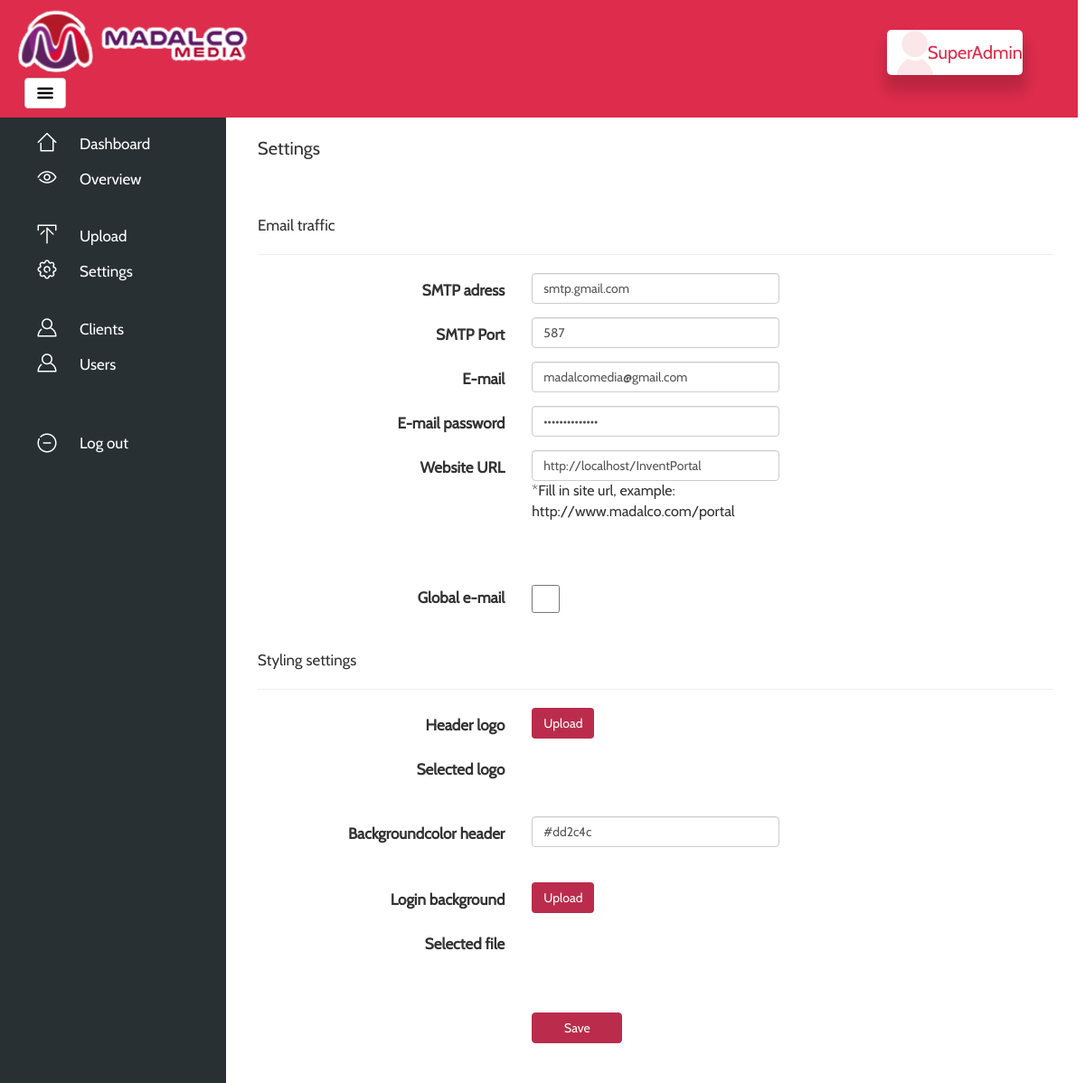
The app's page /?page=settings (signed in) with its own data.
### tables this page shows
CREATE TABLE `settings` (
  `id` int(11) NOT NULL,
  `SMTP` varchar(64) NOT NULL,
  `SMTPport` varchar(64) NOT NULL,
  `Email` varchar(64) NOT NULL,
  `Mailpass` varchar(64) NOT NULL,
  `Logo` varchar(100) NOT NULL,
  `Header` varchar(64) NOT NULL,
  `Host` varchar(64) NOT NULL,
  `globalmail` tinyint(1) NOT NULL,
  `contactmail` varchar(64) NOT NULL,
  `background` varchar(64) NOT NULL
);

CREATE TABLE `users` (
  `id` int(11) NOT NULL,
  `profimg` varchar(100) NOT NULL DEFAULT 'profile.png',
  `naam` varchar(60) NOT NULL,
  `email` varchar(60) NOT NULL,
  `altmail` varchar(60) NOT NULL,
  `paswoord` varchar(256) NOT NULL,
  `permgroup` int(11) NOT NULL DEFAULT '2',
  `bedrijfsnaam` varchar(64) NOT NULL,
  `adres` varchar(64) NOT NULL,
  `postcode` varchar(8) NOT NULL,
  `plaats` varchar(64) NOT NULL,
  `lang` varchar(4) NOT NULL DEFAULT 'nl',
  `active` tinyint(1) NOT NULL DEFAULT '1',
  `paswoordvergeten` varchar(256) NOT NULL,
  `passresetdate` datetime NOT NULL
);

### config/constants.php (called while the page is built, shortened)
<?php
$user = new UserController();
if(isset($_SESSION['usr_id'])) {
 $usr = $user->getUserById($_SESSION['usr_id']);
}
if($usr['lang']) {
 switch($usr['lang']) {
  case 'en':
   $language = 'en';
   break;
 }
}
else {
 include_once 'language/nl.php';
}

### app/Controller/UserController.php (called while the page is built, shortened)
<?php
class UserController
{
    private $model;
    public function __construct()
    {
        $this->model = new User();
    }
    public function getPermission($row, $perm)
    {
        return $this->model->getPermission($row, $perm);
    }
    public function getAdminSettings()
    {
        return $this->model->getAdminSettings();
    }
    public function getPermissionGroup($id)
    {
        return $this->model->getPermissionGroup($id);
    }
    public function getUserById($id)
    {
        return $this->model->getUserById($id);
    }
}

### app/Model/User.php (called while the page is built, shortened)
<?php
class User
{
    private $db;
    public function __construct()
    {
        $this->db = new DbUser();
    }
    public function getAdminSettings()
    {
        return $this->db->getAdminSettings();
    }
    public function getPermission($row, $perm)
    {
        return $this->db->getPermission($row, $perm);
    }
    public function getPermissionGroup($id)
    {
        return $this->db->getPermissionGroup($id);
    }
    public function getUserById($id)
    {
        return $this->db->getUserById($id);
    }
}

### app/Model/DbUser.php (called while the page is built, shortened)
<?php
class DbUser extends Database
{
    public function getAdminSettings()
    {
        $sql = "SELECT * FROM `settings` WHERE `id` = '0'";
        if ($result = $this->dbQuery($sql)) {
            return mysqli_fetch_assoc($result);
        }
        return false;
    }
    public function getPermission($row, $perm)
    {
        $sql = "SELECT * FROM `permissions` WHERE `permission` = '{$perm}'";
        $result = $this->dbQuery($sql);
        $value = mysqli_fetch_assoc($result);
        $sql1 = "SELECT * FROM `permgroup` WHERE `userperm` = '{$row}'";
        $result1 = $this->dbQuery($sql1);
        $value1 = mysqli_fetch_assoc($result1);
        $groupname = $value1['name'];
        if ($value) {
            return $value[$groupname];
        }
    }
    public function getPermissionGroup($id)
    {
        $sql = "SELECT `permgroup` FROM `users` WHERE `id` = '{$id}'";
        if ($result = $this->dbQuery($sql)) {
            return mysqli_fetch_assoc($result);
        }
    }
    public function getUserById($id)
    {
        $sql = "SELECT * FROM `users` WHERE `id` = '{$id}'";
        $result = $this->dbQuery($sql);
        $value = mysqli_fetch_assoc($result);
        if ($value) {
            return $value;
        }
    }
}

### app/Model/Database.php (called while the page is built, shortened)
<?php
class Database
{
    protected $connection = null;
    public function __construct()
    {
        $this->connection = mysqli_connect(DB_SERVER, DB_USER, DB_PASS, DB_NAME) or die("There was a problem connecting to the database");
    }
    public function dbQuery($query)
    {
        $this->query_result = $this->connection->query($query);
        return $this->query_result;
    }
}

### config/load.php (called while the page is built, shortened)
<?php
require '../config/constants.php';

### app/Model/permissions.php (called while the page is built, shortened)
<?php
$user = new UserController();
if (isset($_SESSION['usr_id'])) {
    $leid = $user->getPermissionGroup($_SESSION['usr_id']);
    $permgroup = $leid['permgroup'];
}

### app/view/settings.php (the view, shortened to what this page needs)
<div id="page-content-wrapper">
    <div class="container-fluid">
        <div class="row">
            <div class="col-lg-12">
                <p class="NameText"><?= TEXT_SETTINGS ?></p>
                <br>
                <br>
                <p class="ClientFormText"><?= TEXT_EMAIL_TRAFFIC ?></p>
                <hr size="1">
                <form method="post" enctype="multipart/form-data" class="form-horizontal" action="?page=settingsupload">
                    <div class="form-group">
                        <label class="col-md-4 control-label" for="textinput"><?= SMTP_ADRES ?></label>
                        <div class="col-md-4">
                            <input class="form-control input-md" id="textinput" maxlength="64" required type="text"
                                   name="smtp" size="50" value="<?= $admin['SMTP'] ?>">
                        </div>
                    </div>
                    <div class="form-group">
                        <label class="col-md-4 control-label" for="textinput"><?= SMTP_PORT ?></label>
                        <div class="col-md-4">
                            <input class="form-control input-md" id="textinput" maxlength="64" required type="text"
                                   name="smtpport" size="50" value="<?= $admin['SMTPport'] ?>">
                        </div>
                    </div>
                    <div class="form-group">
                        <label class="col-md-4 control-label" for="textinput"><?= TEXT_EMAIL ?></label>
                        <div class="col-md-4">
                            <input class="form-control input-md" id="textinput" maxlength="64" required type="text"
                                   name="email" size="50" value="<?= $admin['Email'] ?>">
                        </div>
                    </div>
                    <div class="form-group">
                        <label class="col-md-4 control-label" for="textinput"><?= TEXT_EMAIL_PASS ?></label>
                        <div class="col-md-4">
                            <input class="form-control input-md" id="textinput" maxlength="64" required type="password"
                                   name="emailpassword" size="50" value="<?= $admin['Mailpass'] ?>">
                        </div>
                    </div>
                    <div class="form-group">
                        <label class="col-md-4 control-label" for="textinput"><?= WEBSITE_HOST ?></label>
                        <div class="col-md-4">
                            <input class="form-control input-md" id="textinput" maxlength="64" required type="text"
                                   name="host" size="50" value="<?= $admin['Host'] ?>"
                                   placeholder="http://www.madalcomedia.com">
                            <span style="font-size:16px;">*<?= TEXT_WEBSITE_URL ?></span>
                        </div>
                    </div>
                    <br />
                    <br />
                    <div class="form-group">
                        <label class="col-md-4 control-label" for="textinput"><?= TEXT_GLOBAL_MAIL ?></label>
                        <div class="col-md-4">
                            <input type="checkbox" name="checker" style="width: 31px; height: 33px; float: left;" id="isGlobalMail" onclick="checkStatus()" <?php if($admin['globalmail']){ echo 'checked'; } ?>>
                        </div>
                    </div>
                    <br>
                    <p class="ClientFormText"><?= TEXT_STYLE_SETTINGS ?></p>
                    <hr size="1">
                    <div class="form-group">
                        <label class="col-md-4 control-label" for="textinput"><?= TEXT_HEADER_LOGO ?></label>
                        <div class="col-md-4">
                            <label for="file-upload" class="custom-file-upload">
                                <i class="fa fa-cloud-upload"></i> <?= BUTTON_UPLOAD ?>
                            </label>
                        </div>
                    </div>
                    <div class="form-group">
                        <label class="col-md-4 control-label" for="textinput"><?= TEXT_SELECTED_LOGO ?></label>
                        <div class="col-md-4">
                            <output id="list"></output>
                        </div>
                    </div>
                    <br />
                    <div class="form-group">
                        <label class="col-md-4 control-label" for="textinput"><?= TEXT_BACKGROUND_COLOR_HEADER ?></label>
                        <div class="col-md-4">
                            <input class="form-control input-md" id="textinput" maxlength="64" required type="text"
                                   name="headerkleur" size="50" value="<?= $admin['Header'] ?>"
                                   placeholder="#dd2c4c/rgb(..,..,..)">
                        </div>
                    </div>
                    <br />
                    <div class="form-group">
                        <label class="col-md-4 control-label" for="textinput"><?= TEXT_LOGIN_BACKGROUND ?></label>
                        <div class="col-md-4">
                            <label for="file-upload1" class="custom-file-upload">
                                <i class="fa fa-cloud-upload"></i> <?= BUTTON_UPLOAD ?>
                            </label>
                        </div>
                    </div>
                    <div class="form-group">
                        <label class="col-md-4 control-label" for="textinput"><?= TEXT_SELECTED_FILE ?></label>
                        <div class="col-md-4">
                            <output id="list1"></output>
                        </div>
                    </div>
                    <br />
                    <br />
                    <div class="form-group">
                        <label class="col-md-4 control-label" for="textinput"></label>
                        <div class="col-md-4">
                            <input class="btn btn-primary btn-success" name="submit"
                                   style="max-width: 100px; background-color: #bb2c4c; border: 1px solid #bb2c4c"
                                   type="submit" value="<?= BUTTON_SAVE ?>">
                        </div>
                    </div>
                </form>
            </div>
        </div>
    </div>
</div>

### app/view/header.php (shortened to what this page needs)
<?php
require_once DIR_MODEL . 'permissions.php';
if (isset($_SESSION['usr_id'])) {
    $myuser = $user->getUserById($_SESSION['usr_id']);
    $myuser = $myuser['naam'];
} else if (isset($user)) {
    $thisuser = $user->getUserById($session->getUserId());
    $myuser = $thisuser['naam'];
} else {
    echo 'User';
}
$settings = new UserController();
$admin = $settings->getAdminSettings();
if (isset($_SESSION['accorduserid']) && !isset($_SESSION['usr_id'])) {
    $userinfo = $user->getUserById($_SESSION['accorduserid']);
    $imgsrc = 'icons/profile.png';
} else {
    $userinfo = $user->getUserById($_SESSION['usr_id']);
    if ($userinfo['profimg'] !== null) {
        $imgsrc = DIR_IMG . $userinfo['profimg'];
    } else {
        $imgsrc = '../icons/profile.png';
    }
}
?>
    <html lang="<?= $language ?>">
    <head>
        <link href="css/bootstrap.min.css" rel="stylesheet">
        <link href="css/select2.min.css" rel="stylesheet"/>
        <link href="css/styles.css" rel="stylesheet">
        <link rel="stylesheet" type="text/css" href="css/dropzone.css" />
        <link rel="stylesheet" href="css/jquery-ui.css">
        <link rel="stylesheet" href="css/jquery.dataTables.min.css">
    </head>
<body>
    <div id="header" style="background: <?= $admin['Header']; ?>">
        <div id="MenuSide">
            <img src="<?= DIR_PUBLIC . $admin['Logo'] ?>" style="width:auto;height:75%;"/>
        </div>
        <div id="MenuButton">
            <a href="#menu-toggle" class="btn btn-default" id="menu-toggle"><img src="icons/menu-alt-20.png"></a>
        </div>
    </div>
    <div id="NameSide">
        <a style="text-decoration: none;" href="?page=profile">
            <div id="UserBlock" style="text-decoration: none;">
                <div id="UserBlockImage" style="background-image: url('<?= $imgsrc ?>');"></div>
                <div id="LoggedInAs"><?= $myuser ?></div>
            </div>
        </a>
    </div>
<div id="wrapper">
    <div id="sidebar-wrapper">
        <ul class="sidebar-nav">
            <li class="nav-button-home">
                <a href="?page=dashboard"><?= TEXT_HOME ?></a>
            </li>
            <li class="nav-button-all">
                <a href="?page=overview"><?= TEXT_OVERVIEW ?></a>
            </li>
            <br/>
            <?php if ($user->getPermission($permgroup, 'CAN_UPLOAD') == 1) { ?>
                <li class="nav-button-upload">
                    <a href="?page=uploadoverview"><?= TEXT_UPLOAD ?></a>
                </li>
            <?php } ?>
            <?php if ($user->getPermission($permgroup, 'CAN_EDIT_SETTINGS') == 1) { ?>
                <li class="nav-button-settings">
                    <a href="?page=settings"><?= TEXT_SETTINGS ?></a>
                </li>
            <?php } ?>
            <br/>
            <?php if ($user->getPermission($permgroup, 'CAN_SHOW_KLANTPAGINA') == 1) { ?>
                <li class="nav-button-users">
                    <a href="?page=manageclients"><?= TEXT_CLIENT ?></a>
                </li>
            <?php } ?>
            <?php if ($user->getPermission($permgroup, 'CAN_SHOW_USERS') == 1) { ?>
                <li class="nav-button-users">
                    <a href="?page=manageusers"><?= TEXT_USER ?></a>
                </li>
            <?php } ?>
            <br/>
            <br/>
            <li class="nav-button-logout">
                <a href="?page=logout"><?= TEXT_LOGOUT ?></a>
            </li>
        </ul>
    </div>

### records on screen
settings: Logo (picture), smtp "smtp.gmail.com", smtpport "587", email "madalcomedia@gmail.com", host "http://localhost/InventPortal", headerkleur "#dd2c4c"
users: profimg (placeholder picture), naam "SuperAdmin"

### other values on screen
TEXT_HOME "Dashboard"
TEXT_OVERVIEW "Overview"
TEXT_UPLOAD "Upload"
TEXT_SETTINGS "Settings"
TEXT_CLIENT "Clients"
TEXT_USER "Users"
TEXT_LOGOUT "Log out"
TEXT_EMAIL_TRAFFIC "Email traffic"
SMTP_ADRES "SMTP adress"
SMTP_PORT "SMTP Port"
TEXT_EMAIL "E-mail"
TEXT_EMAIL_PASS "E-mail password"
WEBSITE_HOST "Website URL"
TEXT_WEBSITE_URL "Fill in site url, example: http://www.madalco.com/portal"
TEXT_GLOBAL_MAIL "Global e-mail"
